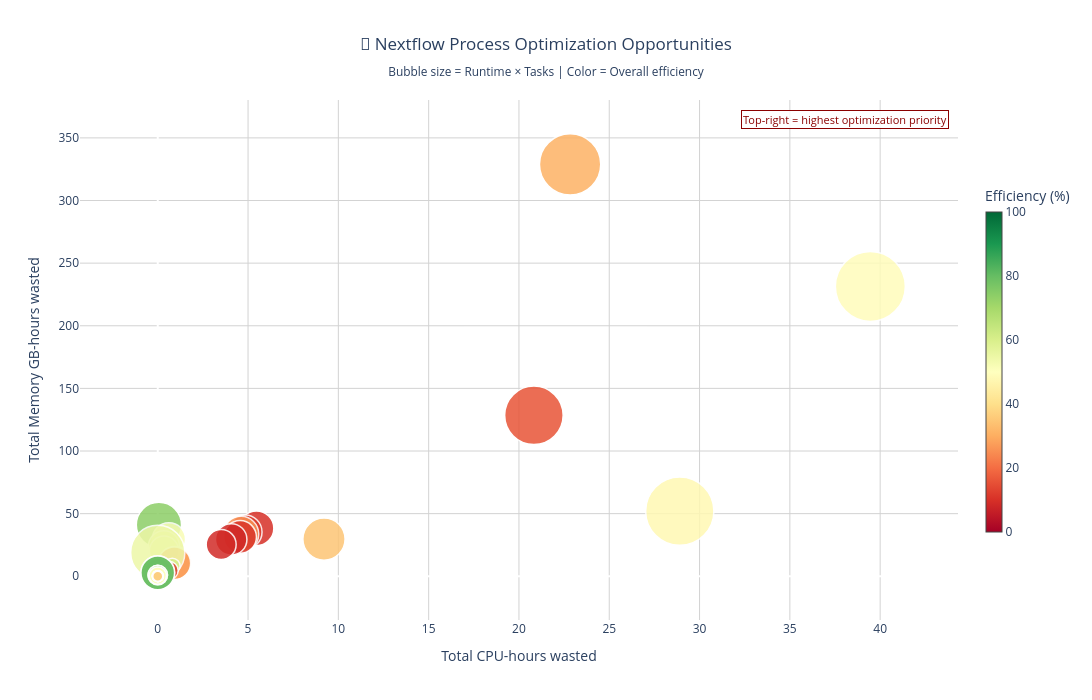

The notebook cell saved with this chart:
### Markdown cell above
#### Metric definitions

- **Unit conversions**  
  - `runtime_hours = realtime / 3_600_000`  
  - `mem_requested_gb = memory / 1024^3`, `mem_used_gb = peak_rss / 1024^3`  
  - `cpu_used_cores = %cpu / 100`

- **Per-process averages**  
  - `n_tasks = count(tasks)`  
  - `avg_cpus_requested = mean(cpus)`  
  - `avg_cpus_used = mean(cpu_used_cores)`  
  - `avg_cpu_efficiency = mean((cpu_used_cores / cpus) * 100)`  
  - `avg_mem_requested_gb = mean(mem_requested_gb)`  
  - `avg_mem_used_gb = mean(mem_used_gb)`  
  - `avg_mem_efficiency = mean((mem_used_gb / mem_requested_gb) * 100)`

- **Waste metrics**  
  - `cpu_waste_cores = max(cpus - cpu_used_cores, 0)`  
  - `mem_waste_gb = max(mem_requested_gb - mem_used_gb, 0)`  
  - `total_cpu_hours_wasted = Σ(cpu_waste_cores * runtime_hours)`  
  - `total_mem_gb_hours_wasted = Σ(mem_waste_gb * runtime_hours)`

- **Bubble chart mapping**  
  - **X-axis:** `total_cpu_hours_wasted`  
  - **Y-axis:** `total_mem_gb_hours_wasted`  
  - **Bubble size:** `computational_burden = total_runtime_hours * n_tasks`  
  - **Color:** `overall_efficiency = (avg_cpu_efficiency + avg_mem_efficiency) / 2`

- **Ranking score (table)**  
  - `total_waste = total_cpu_hours_wasted * 10 + total_mem_gb_hours_wasted`
  - *Note:* CPU-hours are weighted ×10 to balance with GB-hours (typical hardware ratio: ~10 GB RAM per CPU core)

### Code cell
import plotly.graph_objects as go
from IPython.display import display


def calculate_process_metrics(df: pd.DataFrame) -> pd.DataFrame:
    """Calculate aggregated optimization metrics per process from the current trace DataFrame."""
    required = ["process", "cpus", "%cpu", "memory", "peak_rss", "realtime"]
    missing = [c for c in required if c not in df.columns]
    if missing:
        raise ValueError(f"Missing required columns: {missing}")

    work = df.copy()

    # Ensure numeric
    for col in ["cpus", "%cpu", "memory", "peak_rss", "realtime"]:
        work[col] = pd.to_numeric(work[col], errors="coerce")

    # Keep valid rows only
    work = work.dropna(
        subset=["process", "cpus", "%cpu", "memory", "peak_rss", "realtime"]
    )
    work = work[
        (work["cpus"] > 0) & (work["memory"] > 0) & (work["realtime"] > 0)
    ].copy()

    if work.empty:
        return pd.DataFrame()

    # Per-task derived metrics
    work["runtime_hours"] = work["realtime"] / 3_600_000.0
    work["cpu_used_cores"] = work["%cpu"] / 100.0
    work["cpu_efficiency"] = (work["cpu_used_cores"] / work["cpus"]) * 100.0

    work["mem_requested_gb"] = work["memory"] / (1024**3)
    work["mem_used_gb"] = work["peak_rss"] / (1024**3)
    work["mem_efficiency"] = (work["mem_used_gb"] / work["mem_requested_gb"]) * 100.0

    # Waste (clip to avoid negative waste when usage exceeds request)
    work["cpu_waste_cores"] = (work["cpus"] - work["cpu_used_cores"]).clip(lower=0)
    work["mem_waste_gb"] = (work["mem_requested_gb"] - work["mem_used_gb"]).clip(
        lower=0
    )

    work["cpu_hours_wasted"] = work["cpu_waste_cores"] * work["runtime_hours"]
    work["mem_gb_hours_wasted"] = work["mem_waste_gb"] * work["runtime_hours"]

    metrics = (
        work.groupby("process")
        .agg(
            n_tasks=("process", "size"),
            avg_cpus_requested=("cpus", "mean"),
            avg_cpus_used=("cpu_used_cores", "mean"),
            avg_cpu_efficiency=("cpu_efficiency", "mean"),
            avg_mem_requested_gb=("mem_requested_gb", "mean"),
            avg_mem_used_gb=("mem_used_gb", "mean"),
            avg_mem_efficiency=("mem_efficiency", "mean"),
            avg_runtime_hours=("runtime_hours", "mean"),
            total_runtime_hours=("runtime_hours", "sum"),
            total_cpu_hours_wasted=("cpu_hours_wasted", "sum"),
            total_mem_gb_hours_wasted=("mem_gb_hours_wasted", "sum"),
        )
        .reset_index()
    )

    # Bubble size metric (same idea as your example)
    metrics["computational_burden"] = (
        metrics["total_runtime_hours"] * metrics["n_tasks"]
    )

    # Overall efficiency
    metrics["overall_efficiency"] = (
        metrics["avg_cpu_efficiency"] + metrics["avg_mem_efficiency"]
    ) / 2.0

    # Combined waste ranking score
    metrics["total_waste"] = (
        metrics["total_cpu_hours_wasted"] * 10.0 + metrics["total_mem_gb_hours_wasted"]
    )

    # Reuse your existing process display helper
    metrics["process_display"] = make_unique_display_labels(
        metrics["process"], max_len=40
    )

    return metrics.sort_values("total_waste", ascending=False).reset_index(drop=True)


def create_optimization_bubble_chart(
    trace_df: pd.DataFrame,
    title: str = "🎯 Nextflow Process Optimization Opportunities",
    width: int = 1200,
    height: int = 700,
    show_process_labels: bool = False,
    min_bubble_size: int = 10,
    max_bubble_size: int = 70,
) -> go.Figure:
    """Create interactive process-level optimization bubble chart."""
    metrics = calculate_process_metrics(trace_df)

    if metrics.empty:
        fig = go.Figure()
        fig.add_annotation(
            text="No process metrics available",
            xref="paper",
            yref="paper",
            x=0.5,
            y=0.5,
            showarrow=False,
            font=dict(size=18),
        )
        return fig

    # Scale bubble sizes from computational burden
    burden_values = metrics["computational_burden"].to_numpy()
    if np.nanmax(burden_values) > np.nanmin(burden_values):
        burden_norm = (burden_values - np.nanmin(burden_values)) / (
            np.nanmax(burden_values) - np.nanmin(burden_values)
        )
        bubble_sizes = min_bubble_size + (max_bubble_size - min_bubble_size) * np.sqrt(
            burden_norm
        )
    else:
        bubble_sizes = np.full(len(metrics), (min_bubble_size + max_bubble_size) / 2)

    custom_data = np.column_stack(
        [
            metrics["process"],
            metrics["n_tasks"],
            metrics["avg_runtime_hours"],
            metrics["total_runtime_hours"],
            metrics["avg_cpus_requested"],
            metrics["avg_cpus_used"],
            metrics["avg_cpu_efficiency"],
            metrics["total_cpu_hours_wasted"],
            metrics["avg_mem_requested_gb"],
            metrics["avg_mem_used_gb"],
            metrics["avg_mem_efficiency"],
            metrics["total_mem_gb_hours_wasted"],
            metrics["overall_efficiency"],
            metrics["computational_burden"],
        ]
    )

    fig = go.Figure()
    fig.add_trace(
        go.Scatter(
            x=metrics["total_cpu_hours_wasted"],
            y=metrics["total_mem_gb_hours_wasted"],
            mode="markers+text" if show_process_labels else "markers",
            text=metrics["process_display"] if show_process_labels else None,
            textposition="middle center",
            textfont=dict(size=9, color="white"),
            marker=dict(
                size=bubble_sizes,
                sizemode="diameter",
                color=metrics["overall_efficiency"].clip(lower=0, upper=100),
                colorscale="RdYlGn",
                cmin=0,
                cmax=100,
                opacity=0.85,
                line=dict(width=1.5, color="white"),
                colorbar=dict(title="Efficiency (%)", thickness=16, len=0.7, x=1.02),
            ),
            hovertext=metrics["process_display"],
            customdata=custom_data,
            hovertemplate=(
                "<b>%{hovertext}</b><br><br>"
                "Tasks: %{customdata[1]}<br>"
                "Avg Runtime: %{customdata[2]:.2f} h<br>"
                "Total Runtime: %{customdata[3]:.1f} h<br><br>"
                "CPU used/requested: %{customdata[5]:.1f} / %{customdata[4]:.1f} cores<br>"
                "CPU efficiency: %{customdata[6]:.1f}%<br>"
                "CPU-hours wasted: %{x:.2f}<br><br>"
                "Memory used/requested: %{customdata[9]:.1f} / %{customdata[8]:.1f} GB<br>"
                "Memory efficiency: %{customdata[10]:.1f}%<br>"
                "Memory GB-hours wasted: %{y:.2f}<br><br>"
                "Overall efficiency: %{customdata[12]:.1f}%<br>"
                "Computational burden: %{customdata[13]:.1f}<extra></extra>"
            ),
            name="Processes",
        )
    )

    fig.update_layout(
        title=dict(
            text=f"{title}<br><sub>Bubble size = Runtime × Tasks | Color = Overall efficiency</sub>",
            x=0.5,
            xanchor="center",
        ),
        xaxis=dict(
            title="Total CPU-hours wasted", showgrid=True, gridcolor="lightgray"
        ),
        yaxis=dict(
            title="Total Memory GB-hours wasted", showgrid=True, gridcolor="lightgray"
        ),
        plot_bgcolor="white",
        paper_bgcolor="white",
        hovermode="closest",
        width=width,
        height=height,
        showlegend=False,
    )

    fig.add_annotation(
        text="Top-right = highest optimization priority",
        xref="paper",
        yref="paper",
        x=0.99,
        y=0.98,
        showarrow=False,
        xanchor="right",
        yanchor="top",
        font=dict(size=11, color="darkred"),
        bgcolor="rgba(255,255,255,0.85)",
        bordercolor="darkred",
        borderwidth=1,
    )

    return fig


def get_top_optimization_candidates(
    trace_df: pd.DataFrame, n: int = 10
) -> pd.DataFrame:
    """Return top-N optimization candidates."""
    metrics = calculate_process_metrics(trace_df)
    if metrics.empty:
        return metrics

    cols = [
        "process_display",
        "n_tasks",
        "avg_cpus_requested",
        "avg_mem_requested_gb",
        "avg_cpu_efficiency",
        "avg_mem_efficiency",
        "overall_efficiency",
        "total_cpu_hours_wasted",
        "total_mem_gb_hours_wasted",
        "total_waste",
    ]
    top_n = metrics.head(n)[cols].copy()

    numeric_cols = top_n.select_dtypes(include=[np.number]).columns
    top_n[numeric_cols] = top_n[numeric_cols].round(2)
    return top_n


# ---- Run on current notebook df ----
fig = create_optimization_bubble_chart(df)
fig.show()

print("\n🏆 Top optimization candidates\n")
display(get_top_optimization_candidates(df, n=10))

### Figure 1 — Plotly figure (JSON) as saved in the notebook; plotly's stock layout.template omitted (floating-point values rounded to 4 significant figures; data arrays with more than 128 entries replaced by an {"elided": "..."} marker saying what was removed)
{"data": [{"customdata": {"elided": "51x14 mixed values"}, "hovertemplate": "<b>%{hovertext}</b><br><br>Tasks: %{customdata[1]}<br>Avg Runtime: %{customdata[2]:.2f} h<br>Total Runtime: %{customdata[3]:.1f} h<br><br>CPU used/requested: %{customdata[5]:.1f} / %{customdata[4]:.1f} cores<br>CPU efficiency: %{customdata[6]:.1f}%<br>CPU-hours wasted: %{x:.2f}<br><br>Memory used/requested: %{customdata[9]:.1f} / %{customdata[8]:.1f} GB<br>Memory efficiency: %{customdata[10]:.1f}%<br>Memory GB-hours wasted: %{y:.2f}<br><br>Overall efficiency: %{customdata[12]:.1f}%<br>Computational burden: %{customdata[13]:.1f}<extra></extra>", "hovertext": ["STAR_ALIGN_IGENOMES", "TRIMGALORE", "PICARD_MARKDUPLICATES", "QUALIMAP_RNASEQ", "RSEQC_READDUPLICATION", "RSEQC_READDISTRIBUTION", "STRINGTIE_STRINGTIE", "FASTQC", "RSEQC_JUNCTIONSATURATION", "RSEQC_BAMSTAT", "RSEQC_JUNCTIONANNOTATION", "QUANTIFY_PSEUDO_ALIGNMENT:SALMON_QUANT", "SAMTOOLS_SORT_QUALIMAP", "QUANTIFY_STAR_SALMON:SALMON_QUANT", "SAMTOOLS_SORT", "FQ_LINT", "FQ_LINT_AFTER_TRIMMING", "DUPRADAR", "SALMON_INDEX", "RSEQC_INNERDISTANCE", "SUBREAD_FEATURECOUNTS", "...ARD:BAM_STATS_SAMTOOLS:SAMTOOLS_STATS", "...OLS:BAM_STATS_SAMTOOLS:SAMTOOLS_STATS", "BAM_SORT_STATS_SAMTOOLS:SAMTOOLS_INDEX", "BAM_MARKDUPLICATES_PICARD:SAMTOOLS_INDEX", "MAKE_TRANSCRIPTS_FASTA", "BEDTOOLS_GENOMECOV_FW", "BEDTOOLS_GENOMECOV_REV", "...BEDGRAPHTOBIGWIG_FORWARD:UCSC_BEDCLIP", "...IFY_STAR_SALMON:SE_TRANSCRIPT_UNIFIED", "...SEUDO_ALIGNMENT:SE_TRANSCRIPT_UNIFIED", "...BEDGRAPHTOBIGWIG_REVERSE:UCSC_BEDCLIP", "...:BAM_STATS_SAMTOOLS:SAMTOOLS_FLAGSTAT", "...:BAM_STATS_SAMTOOLS:SAMTOOLS_FLAGSTAT", "...TIFY_PSEUDO_ALIGNMENT:SE_GENE_UNIFIED", "QUANTIFY_STAR_SALMON:SE_GENE_UNIFIED", "QUANTIFY_STAR_SALMON:TXIMETA_TXIMPORT", "...IFY_PSEUDO_ALIGNMENT:TXIMETA_TXIMPORT", "...OBIGWIG_FORWARD:UCSC_BEDGRAPHTOBIGWIG", "RSEQC_INFEREXPERIMENT", "...OBIGWIG_REVERSE:UCSC_BEDGRAPHTOBIGWIG", "DESEQ2_QC_STAR_SALMON", "DESEQ2_QC_PSEUDO", "MULTIQC", "QUANTIFY_STAR_SALMON:CUSTOM_TX2GENE", "QUANTIFY_PSEUDO_ALIGNMENT:CUSTOM_TX2GENE", "GTF_FILTER", "CUSTOM_GETCHROMSIZES", "...:BAM_STATS_SAMTOOLS:SAMTOOLS_IDXSTATS", "...:BAM_STATS_SAMTOOLS:SAMTOOLS_IDXSTATS", "MULTIQC_CUSTOM_BIOTYPE"], "marker": {"cmax": 100, "cmin": 0, "color": [49.16, 30.79, 47.62, 15.86, 34.68, 10.0, 11.95, 25.76, 10.93, 8.636, 8.985, 73.97, 51.97, 54.26, 52.96, 27.55, 27.58, 54.69, 60.98, 11.89, 38.48, 70.84, 70.75, 34.65, 34.44, 4.898, 79.57, 79.2, 8.287, 10.03, 10.0, 8.283, 66.05, 66.41, 10.91, 10.91, 11.27, 11.32, 50.38, 30.5, 50.35, 100.0, 100.0, 38.64, 50.1, 50.1, 49.53, 49.4, 22.96, 19.78, 39.84], "colorbar": {"len": 0.7, "thickness": 16, "title": {"text": "Efficiency (%)"}, "x": 1.02}, "colorscale": [[0, "rgb(165,0,38)"], [0.1, "rgb(215,48,39)"], [0.2, "rgb(244,109,67)"], [0.3, "rgb(253,174,97)"], [0.4, "rgb(254,224,139)"], [0.5, "rgb(255,255,191)"], [0.6, "rgb(217,239,139)"], [0.7, "rgb(166,217,106)"], [0.8, "rgb(102,189,99)"], [0.9, "rgb(26,152,80)"], [1, "rgb(0,104,55)"]], "line": {"color": "white", "width": 1.5}, "opacity": 0.85, "size": [70.0, 61.29, 68.25, 58.53, 42.24, 34.84, 33.91, 35.44, 32.73, 31.45, 29.97, 45.23, 33.26, 31.09, 29.32, 32.99, 32.69, 54.18, 15.7, 18.59, 18.18, 27.67, 27.34, 19.61, 19.5, 11.01, 33.9, 33.63, 13.3, 11.14, 11.14, 13.18, 19.63, 19.45, 10.67, 10.66, 10.66, 10.66, 17.36, 12.29, 17.25, 10.65, 10.64, 10.84, 10.9, 10.88, 10.42, 10.34, 10.31, 10.0, 10.0], "sizemode": "diameter"}, "mode": "markers", "name": "Processes", "textfont": {"color": "white", "size": 9}, "textposition": "middle center", "type": "scatter", "x": [39.46, 22.83, 28.9, 20.83, 9.204, 5.463, 4.835, 4.61, 4.559, 4.067, 3.51, 0.06367, 0.616, 0.3427, 0.349, 0.9429, 0.9177, 0.0, 0.8039, 0.6189, 0.1676, 0.0, 0.0, 0.1021, 0.1012, 0.1728, 0.0, 0.0, 0.09735, 0.09717, 0.0959, 0.0904, 0.0, 0.0, 0.0361, 0.03476, 0.03472, 0.03472, 0.0006017, 0.02236, 0.0006214, 0.0, 0.0, 0.004949, 6.25e-05, 6.111e-05, 4.333e-05, 3.611e-05, 0.0004517, 0.0003364, 0.0001139], "y": [231.4, 328.9, 51.95, 128.5, 29.73, 38.31, 35.32, 33.8, 31.42, 29.39, 25.41, 40.99, 29.55, 23.97, 20.36, 10.67, 10.39, 19.05, 8.186, 4.605, 4.25, 3.324, 3.202, 1.962, 1.919, 1.113, 2.77, 2.763, 0.6998, 0.6946, 0.6846, 0.6499, 0.9889, 0.9522, 0.2645, 0.2547, 0.2531, 0.2528, 0.5693, 0.3393, 0.5531, 0.2527, 0.2436, 0.05164, 0.07447, 0.07282, 0.02161, 0.01665, 0.004994, 0.00333, 0.003327]}], "layout": {"annotations": [{"bgcolor": "rgba(255,255,255,0.85)", "bordercolor": "darkred", "borderwidth": 1, "font": {"color": "darkred", "size": 11}, "showarrow": false, "text": "Top-right = highest optimization priority", "x": 0.99, "xanchor": "right", "xref": "paper", "y": 0.98, "yanchor": "top", "yref": "paper"}], "height": 700, "hovermode": "closest", "paper_bgcolor": "white", "plot_bgcolor": "white", "showlegend": false, "title": {"text": "🎯 Nextflow Process Optimization Opportunities<br><sub>Bubble size = Runtime × Tasks | Color = Overall efficiency</sub>", "x": 0.5, "xanchor": "center"}, "width": 1200, "xaxis": {"gridcolor": "lightgray", "showgrid": true, "title": {"text": "Total CPU-hours wasted"}}, "yaxis": {"gridcolor": "lightgray", "showgrid": true, "title": {"text": "Total Memory GB-hours wasted"}}}}
